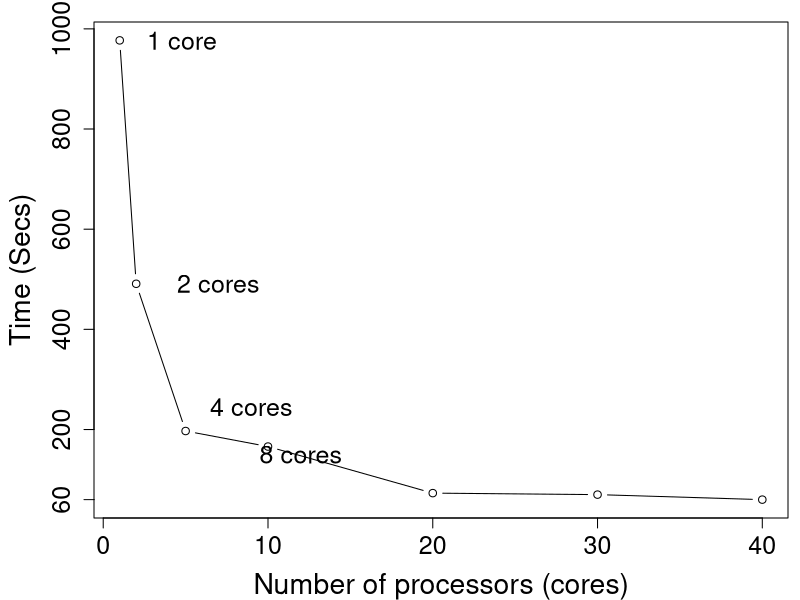

Source code (R):
#!/usr/bin/Rscript

data = read.table ("times-villin-100k-cores.txt", header=T)

#times=c(977, 491, 245, 197, 130, 126, 166, 73, 70, 60)
cores = data [,1]
times = data [,2]

#y = seq(0,1000,200)
#cores=c(1, 2, 4, 5, 8, 10,20,30,40)
#x = c (0,2,5,10, 15,20,30,40)
CEX=1.5
pdf ("times-villin-100k-cores.pdf", width=7, height=7)
	par (mar=c(4,4.6,1.0,0.5)+0.1)
	plot (cores, times, typ="b", xlab="Number of processors (cores)", 
	      ylab="Time (Secs)", axes=T, cex.lab=CEX+0.2, cex.axis=CEX)
	text (x=5, y=977, labels=c("1 core "), cex=CEX)
	text (x=7, y=491, labels=c("2 cores"),cex=CEX)
	text (x=9, y=245, labels=c("4 cores"),cex=CEX)
	text (x=12, y=150, labels=c("8 cores"),cex=CEX)
	axis (side=2, at=c(60), labels=c(60), cex.axis=CEX)

	core0="Cores, Speedup, Time (secs)"
	core1="core,  1x, 971 secs "
	core2="cores, 2x, 491 secs "
	core4="cores, 4x, 245 secs "
	core8="cores, 8x, 130 secs "
	#legend (x=13.2,y=1013, title="Speedup", c(core1, core2, core4, core8), cex=CEX+0.5, xjust=0, bg="gray95",
	#		pch=c("1","2","4","8"))
			#col=c("black", "blue", "green", "red"), pch=15:18, lty=c(1,1,1,1), cex=CEX)
			#col=c("black", "blue", "green", "red"), pch=15:18, lty=c(1,1,1,1), cex=CEX)
	#par (cex.axis = CEX, cex.sub=CEX, cex.main=2)
	#y = c(60,70,80,100,1000)
	#axis (side=2, at=y, labels = T)
	#text (y = times, par("usr")[1], labels = times, srt = 0, pos = 2, xpd = TRUE)
	#axis (side=1, at=x, label=x)
dev.off()
